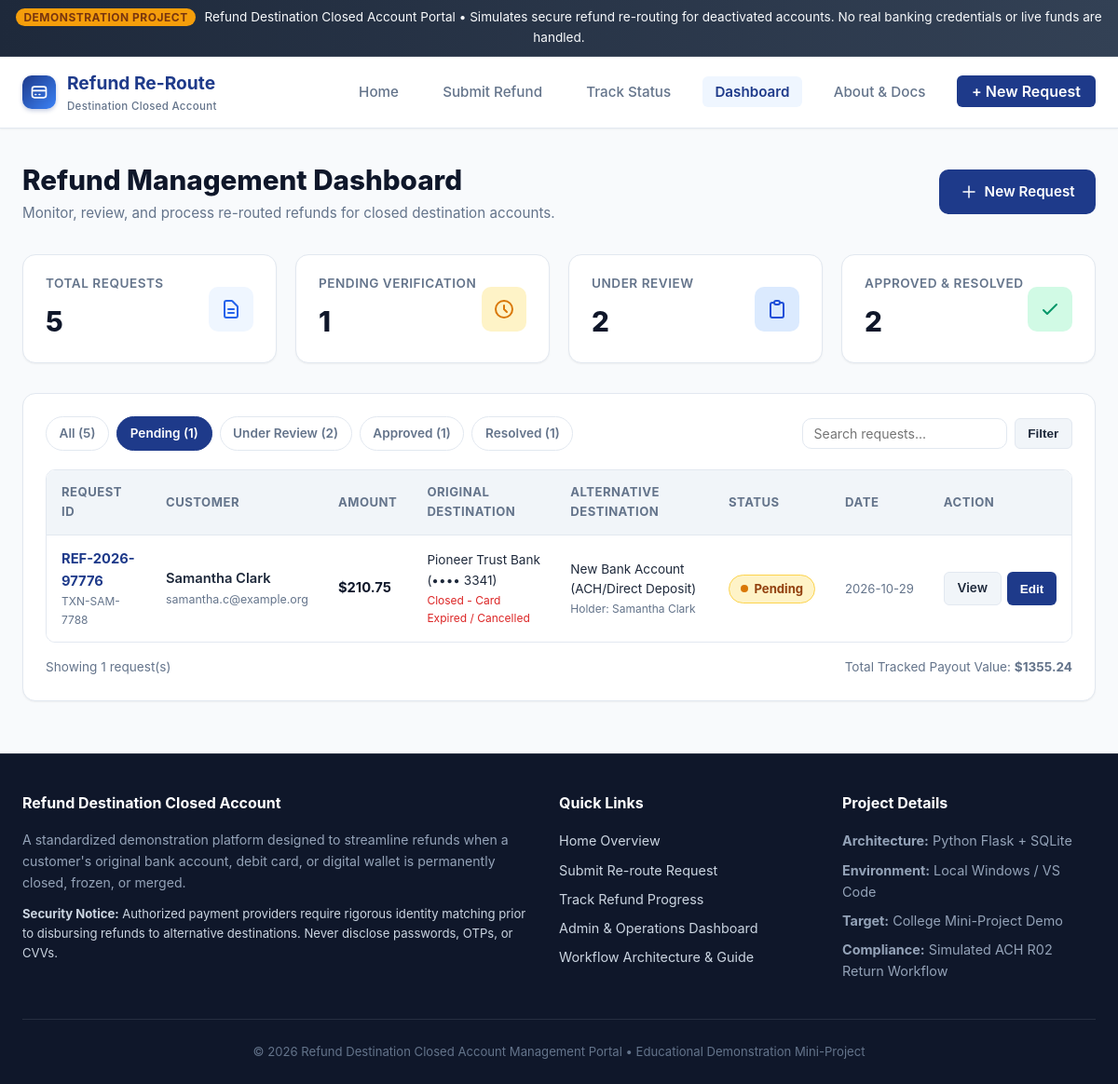
Page /dashboard?status=Pending&search= on the committed database.
### tables this page shows
CREATE TABLE refund_requests (
            id INTEGER PRIMARY KEY AUTOINCREMENT,
            request_id TEXT UNIQUE NOT NULL,
            customer_name TEXT NOT NULL,
            email TEXT NOT NULL,
            phone TEXT,
            transaction_id TEXT NOT NULL,
            refund_amount REAL NOT NULL,
            currency TEXT NOT NULL DEFAULT '$',
            original_method TEXT NOT NULL,
            original_bank_name TEXT NOT NULL,
            original_account_last4 TEXT NOT NULL,
            account_status TEXT NOT NULL,
            closed_account_notes TEXT,
            alt_method TEXT NOT NULL,
            alt_holder_name TEXT NOT NULL,
            alt_details TEXT NOT NULL,
            alt_bank_or_provider TEXT,
            status TEXT NOT NULL DEFAULT 'Pending',
            admin_notes TEXT,
            created_at TEXT NOT NULL,
            updated_at TEXT NOT NULL
        );

### app.py (the view)
@app.route("/dashboard")
def dashboard():
    status_filter = request.args.get("status", "all").strip()
    search_query = request.args.get("search", "").strip()
    stats = database.get_dashboard_stats()
    requests_list = database.get_all_refunds(status_filter=status_filter, search_query=search_query)
    return render_template(
        "dashboard.html",
        stats=stats,
        requests=requests_list,
        current_status=status_filter,
        search_query=search_query
    )

### database.py (called while the page is built)
def get_db_path():
    base_dir = os.path.dirname(os.path.abspath(__file__))
    return os.path.join(base_dir, DATABASE_NAME)

def get_db_connection():
    conn = sqlite3.connect(get_db_path())
    conn.row_factory = sqlite3.Row
    return conn

def get_all_refunds(status_filter=None, search_query=None):
    conn = get_db_connection()
    cursor = conn.cursor()
    query = "SELECT * FROM refund_requests WHERE 1=1"
    params = []
    if status_filter and status_filter.lower() != "all":
        query += " AND status = ?"
        params.append(status_filter)
    if search_query:
        search = f"%{search_query.strip()}%"
        query += " AND (request_id LIKE ? OR customer_name LIKE ? OR transaction_id LIKE ? OR email LIKE ?)"
        params.extend([search, search, search, search])
    query += " ORDER BY id DESC"
    cursor.execute(query, params)
    rows = cursor.fetchall()
    conn.close()
    return rows

def get_dashboard_stats():
    conn = get_db_connection()
    cursor = conn.cursor()
    cursor.execute("""
        SELECT
            COUNT(*) AS total_count,
            SUM(CASE WHEN status = 'Pending' THEN 1 ELSE 0 END) AS pending_count,
            SUM(CASE WHEN status = 'Under Review' THEN 1 ELSE 0 END) AS review_count,
            SUM(CASE WHEN status = 'Approved' THEN 1 ELSE 0 END) AS approved_count,
            SUM(CASE WHEN status = 'Resolved' THEN 1 ELSE 0 END) AS resolved_count,
            COALESCE(SUM(refund_amount), 0) AS total_amount,
            COALESCE(SUM(CASE WHEN status = 'Resolved' THEN refund_amount ELSE 0 END), 0) AS resolved_amount
        FROM refund_requests
    """)
    stats = dict(cursor.fetchone())
    conn.close()
    return stats

### templates/dashboard.html (shortened to what this page needs)
{% extends "base.html" %}
{% block content %}
<div>
  <div style="display: flex; flex-wrap: wrap; justify-content: space-between; align-items: center; gap: 1rem; margin-bottom: 2rem;">
    <div>
      <h1 style="font-size: 1.85rem; font-weight: 800; color: var(--secondary);">
        Refund Management Dashboard
      </h1>
      <p style="color: var(--text-muted); font-size: 0.95rem;">
        Monitor, review, and process re-routed refunds for closed destination accounts.
      </p>
    </div>
    <div>
      <a href="{{ url_for('submit_refund') }}" class="btn btn-primary">
        <svg width="18" height="18" fill="none" stroke="currentColor" viewBox="0 0 24 24">
          <path stroke-linecap="round" stroke-linejoin="round" stroke-width="2" d="M12 4v16m8-8H4" />
        </svg>
        New Request
      </a>
    </div>
  </div>
  <div class="grid-4" style="margin-bottom: 2rem;">
    <div class="stat-card">
      <div class="stat-info">
        <div class="stat-label">Total Requests</div>
        <div class="stat-value">{{ stats.total_count }}</div>
      </div>
      <div class="stat-icon total">
        <svg width="24" height="24" fill="none" stroke="currentColor" viewBox="0 0 24 24">
          <path stroke-linecap="round" stroke-linejoin="round" stroke-width="2" d="M9 12h6m-6 4h6m2 5H7a2 2 0 01-2-2V5a2 2 0 012-2h5.586a1 1 0 01.707.293l5.414 5.414a1 1 0 01.293.707V19a2 2 0 01-2 2z" />
        </svg>
      </div>
    </div>
    <div class="stat-card">
      <div class="stat-info">
        <div class="stat-label">Pending Verification</div>
        <div class="stat-value">{{ stats.pending_count }}</div>
      </div>
      <div class="stat-icon pending">
        <svg width="24" height="24" fill="none" stroke="currentColor" viewBox="0 0 24 24">
          <path stroke-linecap="round" stroke-linejoin="round" stroke-width="2" d="M12 8v4l3 3m6-3a9 9 0 11-18 0 9 9 0 0118 0z" />
        </svg>
      </div>
    </div>
    <div class="stat-card">
      <div class="stat-info">
        <div class="stat-label">Under Review</div>
        <div class="stat-value">{{ stats.review_count }}</div>
      </div>
      <div class="stat-icon review">
        <svg width="24" height="24" fill="none" stroke="currentColor" viewBox="0 0 24 24">
          <path stroke-linecap="round" stroke-linejoin="round" stroke-width="2" d="M9 5H7a2 2 0 00-2 2v12a2 2 0 002 2h10a2 2 0 002-2V7a2 2 0 00-2-2h-2M9 5a2 2 0 002 2h2a2 2 0 002-2M9 5a2 2 0 012-2h2a2 2 0 012 2" />
        </svg>
      </div>
    </div>
    <div class="stat-card">
      <div class="stat-info">
        <div class="stat-label">Approved &amp; Resolved</div>
        <div class="stat-value">{{ stats.approved_count + stats.resolved_count }}</div>
      </div>
      <div class="stat-icon resolved">
        <svg width="24" height="24" fill="none" stroke="currentColor" viewBox="0 0 24 24">
          <path stroke-linecap="round" stroke-linejoin="round" stroke-width="2" d="M5 13l4 4L19 7" />
        </svg>
      </div>
    </div>
  </div>
  <div class="card">
    <div class="filter-bar">
      <div class="filter-pills">
        <a href="{{ url_for('dashboard', status='all', search=search_query) }}"
           class="filter-pill {% if current_status == 'all' or not current_status %}active{% endif %}">
          All ({{ stats.total_count }})
        </a>
        <a href="{{ url_for('dashboard', status='Pending', search=search_query) }}"
           class="filter-pill {% if current_status == 'Pending' %}active{% endif %}">
          Pending ({{ stats.pending_count }})
        </a>
        <a href="{{ url_for('dashboard', status='Under Review', search=search_query) }}"
           class="filter-pill {% if current_status == 'Under Review' %}active{% endif %}">
          Under Review ({{ stats.review_count }})
        </a>
        <a href="{{ url_for('dashboard', status='Approved', search=search_query) }}"
           class="filter-pill {% if current_status == 'Approved' %}active{% endif %}">
          Approved ({{ stats.approved_count }})
        </a>
        <a href="{{ url_for('dashboard', status='Resolved', search=search_query) }}"
           class="filter-pill {% if current_status == 'Resolved' %}active{% endif %}">
          Resolved ({{ stats.resolved_count }})
        </a>
      </div>
      <form method="GET" action="{{ url_for('dashboard') }}" style="display: flex; gap: 0.5rem;">
        <input type="text" name="search" class="form-control" style="width: 220px; padding: 0.45rem 0.75rem; font-size: 0.88rem;"
               placeholder="Search requests..." value="{{ search_query }}">
        <button type="submit" class="btn btn-secondary btn-sm">Filter</button>
      </form>
    </div>
    <div class="table-responsive">
      <table class="data-table">
        <thead>
          <tr>
            <th>Request ID</th>
            <th>Customer</th>
            <th>Amount</th>
            <th>Original Destination</th>
            <th>Alternative Destination</th>
            <th>Status</th>
            <th>Date</th>
            <th>Action</th>
          </tr>
        </thead>
        <tbody>
          {% if requests %}
            {% for req in requests %}
              {% set status_class = 'pending' %}
              {% if req.status == 'Under Review' %}
                {% set status_class = 'under-review' %}
              {% elif req.status == 'Approved' %}
                {% set status_class = 'approved' %}
              {% elif req.status == 'Resolved' %}
                {% set status_class = 'resolved' %}
              {% endif %}
              <tr>
                <td>
                  <a href="{{ url_for('view_status', request_id=req.request_id) }}" style="font-weight: 700;">
                    {{ req.request_id }}
                  </a>
                  <div style="font-size: 0.75rem; color: var(--text-muted);">{{ req.transaction_id }}</div>
                </td>
                <td>
                  <div style="font-weight: 600;">{{ req.customer_name }}</div>
                  <div style="font-size: 0.78rem; color: var(--text-muted);">{{ req.email }}</div>
                </td>
                <td style="font-weight: 700; color: var(--secondary);">
                  {{ req.currency }}{{ "%.2f"|format(req.refund_amount) }}
                </td>
                <td>
                  <div style="font-size: 0.85rem;">{{ req.original_bank_name }} (&bull;&bull;&bull;&bull; {{ req.original_account_last4 }})</div>
                  <div style="font-size: 0.75rem; color: #dc2626;">{{ req.account_status }}</div>
                </td>
                <td>
                  <div style="font-size: 0.85rem;">{{ req.alt_method }}</div>
                  <div style="font-size: 0.75rem; color: var(--text-muted);">Holder: {{ req.alt_holder_name }}</div>
                </td>
                <td>
                  <span class="badge-status badge-{{ status_class }}">
                    <span class="dot-indicator"></span>
                    {{ req.status }}
                  </span>
                </td>
                <td style="font-size: 0.82rem; color: var(--text-muted); white-space: nowrap;">
                  {{ req.created_at[:10] }}
                </td>
                <td>
                  <div style="display: flex; gap: 0.4rem;">
                    <a href="{{ url_for('view_status', request_id=req.request_id) }}" class="btn btn-secondary btn-sm" title="View details">
                      View
                    </a>
                    <button type="button" class="btn btn-primary btn-sm"
                            onclick="openStatusModal('{{ req.request_id }}', '{{ req.status }}', `{{ req.admin_notes | replace('`', '') }}`)"
                            title="Update Status">
                      Edit
                    </button>
                  </div>
                </td>
              </tr>
            {% endfor %}
          {% else %}
            <tr>
              <td colspan="8" style="text-align: center; padding: 2.5rem; color: var(--text-muted);">
                No refund requests found matching the selected filter.
              </td>
            </tr>
          {% endif %}
        </tbody>
      </table>
    </div>
    <div style="padding-top: 1rem; font-size: 0.85rem; color: var(--text-muted); display: flex; justify-content: space-between; align-items: center;">
      <span>Showing {{ requests|length }} request(s)</span>
      <span>Total Tracked Payout Value: <strong>${{ "%.2f"|format(stats.total_amount) }}</strong></span>
    </div>
  </div>
</div>
{% endblock %}

### rows in the picture
refund_requests: request_id "REF-2026-97776", transaction_id "TXN-SAM-7788", customer_name "Samantha Clark", email "samantha.c@example.org", currency "$", refund_amount "210.75", original_bank_name "Pioneer Trust Bank", original_account_last4 "3341", account_status "Closed - Card Expired / Cancelled", alt_method "New Bank Account (ACH/Direct Deposit)", alt_holder_name "Samantha Clark", status "Pending", created_at "2026-10-29"

### other values in the picture
{{ stats.total_count }} "5"
{{ stats.pending_count }} "1"
{{ stats.review_count }} "2"
{{ stats.approved_count + stats.resolved_count }} "2"
{{ stats.approved_count }} "1"
{{ stats.resolved_count }} "1"
{{ requests|length }} "1"
{{ "%.2f"|format(stats.total_amount) }} "1355.24"
